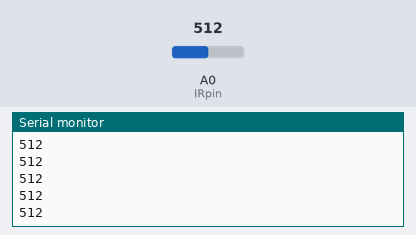
This sketch was run on a simulated Arduino Uno, built with avr-gcc and run on an emulated ATmega328P. Shown: the last lines printed to the serial monitor. Inputs (shaded band) come from the test bench; at power-on: A0 (IRpin) = 512.

Above: at 1.2 s.
1.3 s: A0 (IRpin) set to 716
At 1.31 s:
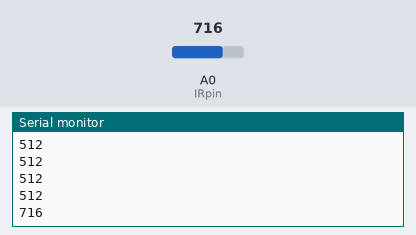
2.8 s: A0 (IRpin) set to 900
At 2.81 s:
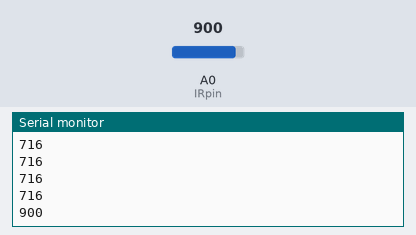
Timing chart, 0 to 5.8 s (numbered marks = the images above; inputs shaded):
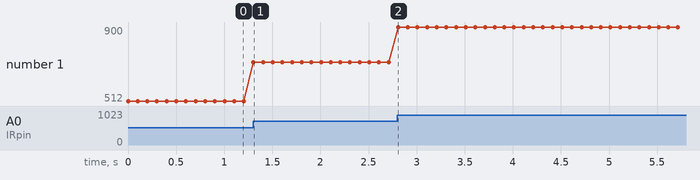

The sketch:

IR2.ino
```cpp
int IRpin = 0;

void setup() {
  Serial.begin(9600);
}

void loop() {
  Serial.println(analogRead(IRpin));
  delay(100);
}
```

Measured:
- after the input at 1.3 s, the serial monitor: prints a new line at once (image 1)
- after the input at 2.8 s, the serial monitor: prints a new line at once (image 2)
- plotted number 1: 512 → 716 after the input at 1.3 s, 716 → 900 after the input at 2.8 s
